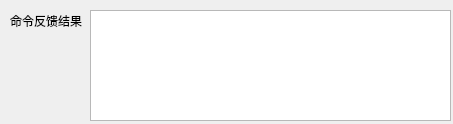
<?xml version="1.0" encoding="UTF-8"?>
<ui version="4.0">
 <class>logicpublic</class>
 <widget class="QWidget" name="logicpublic">
  <property name="geometry">
   <rect>
    <x>0</x>
    <y>0</y>
    <width>453</width>
    <height>124</height>
   </rect>
  </property>
  <property name="windowTitle">
   <string>Form</string>
  </property>
  <widget class="QLabel" name="label_33">
   <property name="geometry">
    <rect>
     <x>10</x>
     <y>10</y>
     <width>81</width>
     <height>21</height>
    </rect>
   </property>
   <property name="text">
    <string>命令反馈结果</string>
   </property>
  </widget>
  <widget class="QTextEdit" name="textEdit_13">
   <property name="geometry">
    <rect>
     <x>90</x>
     <y>10</y>
     <width>361</width>
     <height>111</height>
    </rect>
   </property>
  </widget>
 </widget>
 <resources/>
 <connections/>
</ui>
